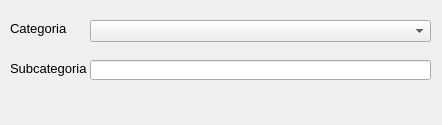
<?xml version="1.0" encoding="UTF-8"?>
<ui version="4.0">
 <class>frmSubcategorias</class>
 <widget class="QDialog" name="frmSubcategorias">
  <property name="geometry">
   <rect>
    <x>0</x>
    <y>0</y>
    <width>442</width>
    <height>125</height>
   </rect>
  </property>
  <property name="windowTitle">
   <string>Nueva Subcategoria</string>
  </property>
  <widget class="QComboBox" name="cboCategoria">
   <property name="geometry">
    <rect>
     <x>90</x>
     <y>20</y>
     <width>341</width>
     <height>22</height>
    </rect>
   </property>
  </widget>
  <widget class="QLabel" name="label_2">
   <property name="geometry">
    <rect>
     <x>10</x>
     <y>20</y>
     <width>81</width>
     <height>16</height>
    </rect>
   </property>
   <property name="font">
    <font>
     <pointsize>10</pointsize>
    </font>
   </property>
   <property name="text">
    <string>Categoria</string>
   </property>
  </widget>
  <widget class="QLabel" name="label_3">
   <property name="geometry">
    <rect>
     <x>10</x>
     <y>60</y>
     <width>81</width>
     <height>16</height>
    </rect>
   </property>
   <property name="font">
    <font>
     <pointsize>10</pointsize>
    </font>
   </property>
   <property name="text">
    <string>Subcategoria</string>
   </property>
  </widget>
  <widget class="QLineEdit" name="txtSubcategoria">
   <property name="geometry">
    <rect>
     <x>90</x>
     <y>60</y>
     <width>341</width>
     <height>20</height>
    </rect>
   </property>
  </widget>
  <widget class="QPushButton" name="btnCancelar">
   <property name="geometry">
    <rect>
     <x>400</x>
     <y>90</y>
     <width>31</width>
     <height>31</height>
    </rect>
   </property>
   <property name="styleSheet">
    <string notr="true">background-image: url(:/icons/res/edit-delete.png);
background-repeat:no-repeat;</string>
   </property>
   <property name="text">
    <string/>
   </property>
   <property name="flat">
    <bool>true</bool>
   </property>
  </widget>
  <widget class="QPushButton" name="btnAceptar">
   <property name="geometry">
    <rect>
     <x>360</x>
     <y>90</y>
     <width>31</width>
     <height>31</height>
    </rect>
   </property>
   <property name="styleSheet">
    <string notr="true">background-image: url(:/icons/res/document-save.png);
background-repeat:no-repeat;</string>
   </property>
   <property name="text">
    <string/>
   </property>
   <property name="flat">
    <bool>true</bool>
   </property>
  </widget>
 </widget>
 <resources>
  <include location="res.qrc"/>
 </resources>
 <connections/>
</ui>
